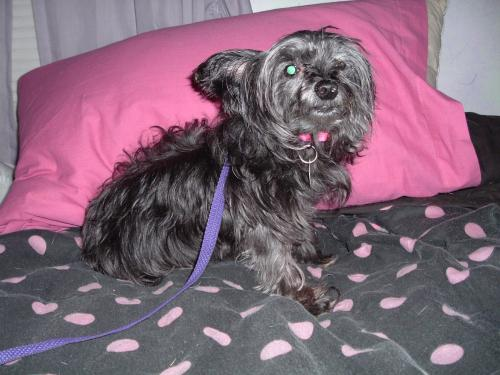
#> input picture datasets/PetImages/Dog/0.jpg, 500 x 375 px, found by its file name
$ jupyter execute day2_Loading_in_your_own_data_deep_learning_basics.ipynb
#> lines starting #> are read from the running program, lines starting #| are printed output that depends on the picture
# Day 2

@KhomZ

Loading in your own data - Deep Learning basics with Python, TensorFlow and Keras with Khom
@markdown

# use microsoft Kaggle Cats and Dogs Dataset for this program
[download link:](https://www.microsoft.com/en-us/download/details.aspx?id=54765)

First, we need a dataset. Let's grab the [Dogs vs Cats dataset from Microsoft](https://www.microsoft.com/en-us/download/details.aspx?id=54765).

Now that you have the dataset, it's currently compressed. Unzip the dataset, and you should find that it creates a directory called ```PetImages```. Inside of that, we have Cat and Dog directories, which are then filled with images of cats and dogs. Easy enough! Let's play with this dataset! First, we need to understand how we will convert this dataset to training data. We have a few issues right out of the gate. The largest issue is not all of these images are the same size. While we can eventually have variable-sized layers in neural networks, this is not the most basic thing to achieve. We're going to want to reshape things for now so every image has the same dimensions. Next, we may or may not want to keep color. To begin, install matplotlib if you don't already have it `pip install matplotlib`, as well as opencv `pip install opencv-python`.

[cell 1]
import numpy as np
import matplotlib.pyplot as plt
import os
import cv2

[cell 2]
DATADIR = "C:/Users/ACER/Desktop/tensorflow-with-khom/datasets/PetImages"
CATEGORIES = ["Dog", "Cat"]

for category in CATEGORIES:
    path = os.path.join(DATADIR, category)  # path to cats and dogs dir
    for img in os.listdir(path):
        img_array = cv2.imread(os.path.join(path, img))
#> img_array is the input picture: shape (375, 500, 3); mean B, G, R 119, 101.7, 129.5
        plt.imshow(img_array, cmap="gray")
        plt.show()
        break
    break

[cell 3]
DATADIR = "C:/Users/ACER/Desktop/tensorflow-with-khom/datasets/PetImages"
CATEGORIES = ["Dog", "Cat"]

for category in CATEGORIES:
    path = os.path.join(DATADIR, category)  # path to cats and dogs dir
    for img in os.listdir(path):
        img_array = cv2.imread(os.path.join(path, img), cv2.IMREAD_GRAYSCALE)
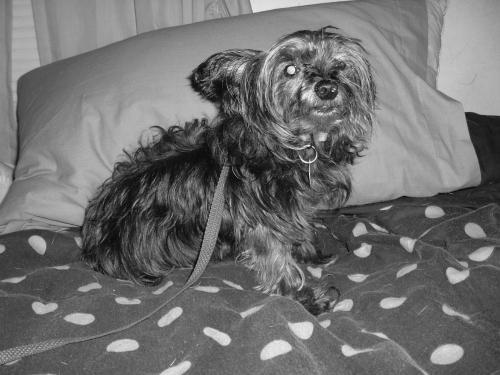
#> img_array: shape (375, 500); min 0, max 251, mean 112
        plt.imshow(img_array, cmap="gray")
        plt.show()
        break
    break

Oh look, a dog!

[cell 4]
print(img_array)
#> (printed output is left out)

[cell 5]
print(img_array.shape)
#| (375, 500)

And it's shape:

[cell 6]
img_array.shape
#> Out = (375, 500)

So that;s a 375 tall, 500 wide, and 3-channel image. 3-channel is because it's RGB (color). We definitely don't want the images that big, but also various images are different shapes, and this is also a problem.

[cell 7]
IMG_SIZE = 50

new_array = cv2.resize(img_array, (IMG_SIZE, IMG_SIZE))
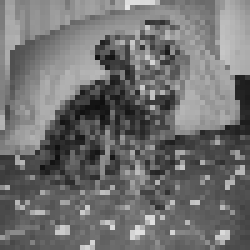
#> new_array: shape (50, 50) (shown 5 times larger); min 15, max 228, mean 112.3
plt.imshow(new_array, cmap="gray")
# plt.imshow() this is wrong
plt.show()

[cell 8]
IMG_SIZE = 20

new_array = cv2.resize(img_array, (IMG_SIZE, IMG_SIZE))
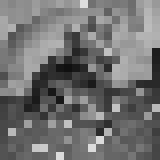
#> new_array: shape (20, 20) (shown 8 times larger); min 16, max 223, mean 112.7
plt.imshow(new_array, cmap="gray")
# plt.imshow() this is wrong
plt.show()

[cell 9]
IMG_SIZE = 10

new_array = cv2.resize(img_array, (IMG_SIZE, IMG_SIZE))
plt.imshow(new_array, cmap="gray")
# plt.imshow() this is wrong
plt.show()
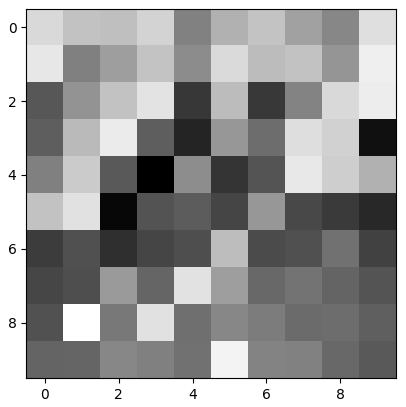
#> figure drawn by matplotlib, 1 panel

Yeah, hmm, that's a bit blurry though. Let's go with let's say 100x100?

[cell 10]
IMG_SIZE = 100

new_array = cv2.resize(img_array, (IMG_SIZE, IMG_SIZE))
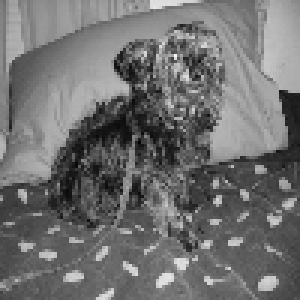
#> new_array: shape (100, 100) (shown 3 times larger); min 5, max 248, mean 112
plt.imshow(new_array, cmap="gray")
# plt.imshow() this is wrong
plt.show()

Seems more dog now hmmmm.......

Now, Better. Let's try that. Next, we're going to want to create training data and all that, but, first, we should set aside some images for final testing. I am going to just manually create a directory called Testing and then create 2 directories inside of there, one for Dog and one for Cat. From here, I am just going to move the first 15 images from both Dog and Cat into the training versions. Make sure you move them, not copy. We will use this for our final tests.

Now, we want to begin building our training data!

[cell 11]
training_data = []

def create_training_data():
    for category in CATEGORIES:
        path = os.path.join(DATADIR, category)  # path to cats and dogs dir
        class_num = CATEGORIES.index(category)
        for img in os.listdir(path):
            try:
                img_array = cv2.imread(os.path.join(path, img), cv2.IMREAD_GRAYSCALE)
                new_array = cv2.resize(img_array, (IMG_SIZE, IMG_SIZE))
                training_data.append([new_array, class_num])
            except Exception as e:
                pass
#> pass 2 of the loop in create_training_data, `for category in CATEGORIES:`:
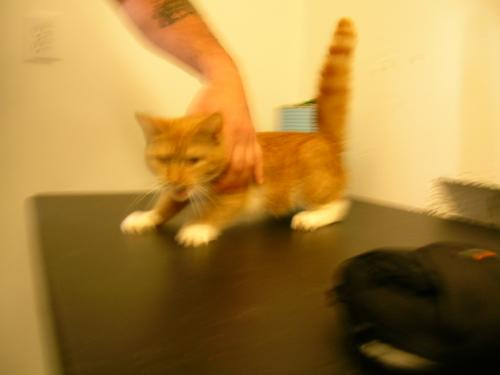
#> input picture datasets/PetImages/Cat/0.jpg, 500 x 375 px, found by its file name
#> in create_training_data, `img_array = cv2.imread(os.path.join(path, img), cv2.IMREAD_GRAYSCALE)`:
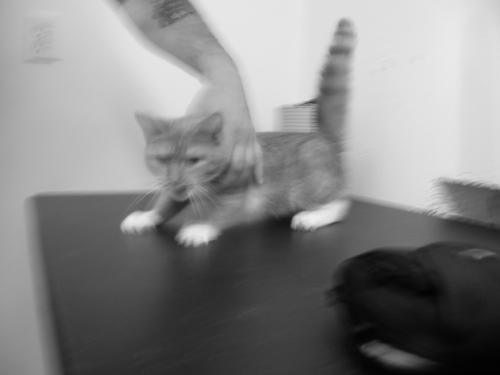
#> img_array: shape (375, 500); min 1, max 239, mean 133.5
#> in create_training_data, `new_array = cv2.resize(img_array, (IMG_SIZE, IMG_SIZE))`:
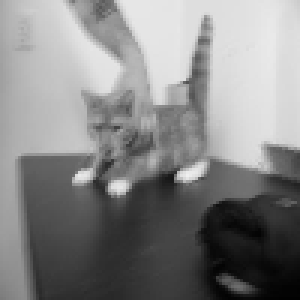
#> new_array: shape (100, 100) (shown 3 times larger); min 1, max 239, mean 133.5


create_training_data()

[cell 12]
print(len(training_data))
#| 2

Great, we have almost 25K samples! That's awesome.

One thing we want to do is make sure our data is balanced. In the case of this dataset, I can see that the dataset started off as being balanced. By balanced, I mean there are the same number of examples for each class (same number of dogs and cats). If not balanced, you either want to pass the class weights to the model, so that it can measure error appropriately, or balance your samples by trimming the larger set to be the same size as the smaller set.

If you do not balance, the model will initially learn that the best thing to do is predict only one class, whichever is the most common. Then, it will often get stuck here. In our case though, this data is already balanced, so that's easy enough. Maybe later we'll have a dataset that isn't balanced so nicely.

Also, if you have a dataset that is too large to fit into your arm, you can batch-load in your data. There are many ways to do this, some outside of TensorFlow and some built in. We may discuss this further, but, for now, we're mainly trying to cover how your data should look, be shaped, and fed into the models.

Next, we want to shuffle the data. Right now our data is just all dogs, then all cats. This will usually wind up causing trouble too, as, initially, the classifier will learn to just predict dogs always. Then it will shift to oh, just predict all cats! Going back and forth like this is no good either.

[cell 13]
import random

random.shuffle(training_data)

Our `training_data` is a list, meaning it's mutable, so it's now nicely shuffled. We can confirm this by iterating over a few of the initial samples and printing out the class.

[cell 14]
for sample in training_data:
    print(sample[1])
#> this loop made 2 passes
#| 0
#| 1

[cell 15]
for sample in training_data[:10]:
    print(sample[1])

Great, we've got the classes nicely mixed in! Time to make our model!

[cell 16]
X = []
y = []

[cell 17]
for features, label in training_data:
    X.append(features)
    y.append(label)
#> this loop made 2 passes
#> label on passes 1 to 2: 0, 1
#> after the loop, X = 2 items; y = [0, 1]

X = np.array(X).reshape(-1, IMG_SIZE, IMG_SIZE, 1)
